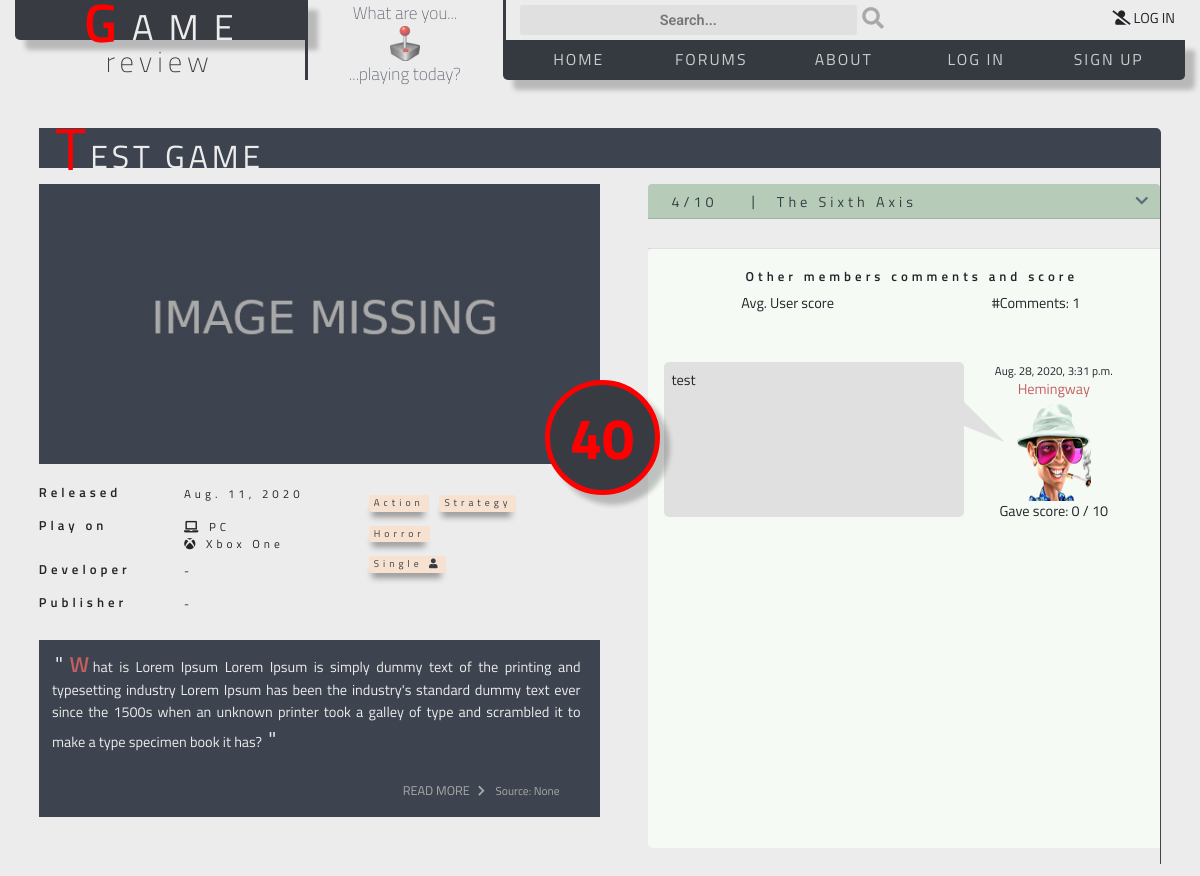
The app's page /game_details/3, older data.
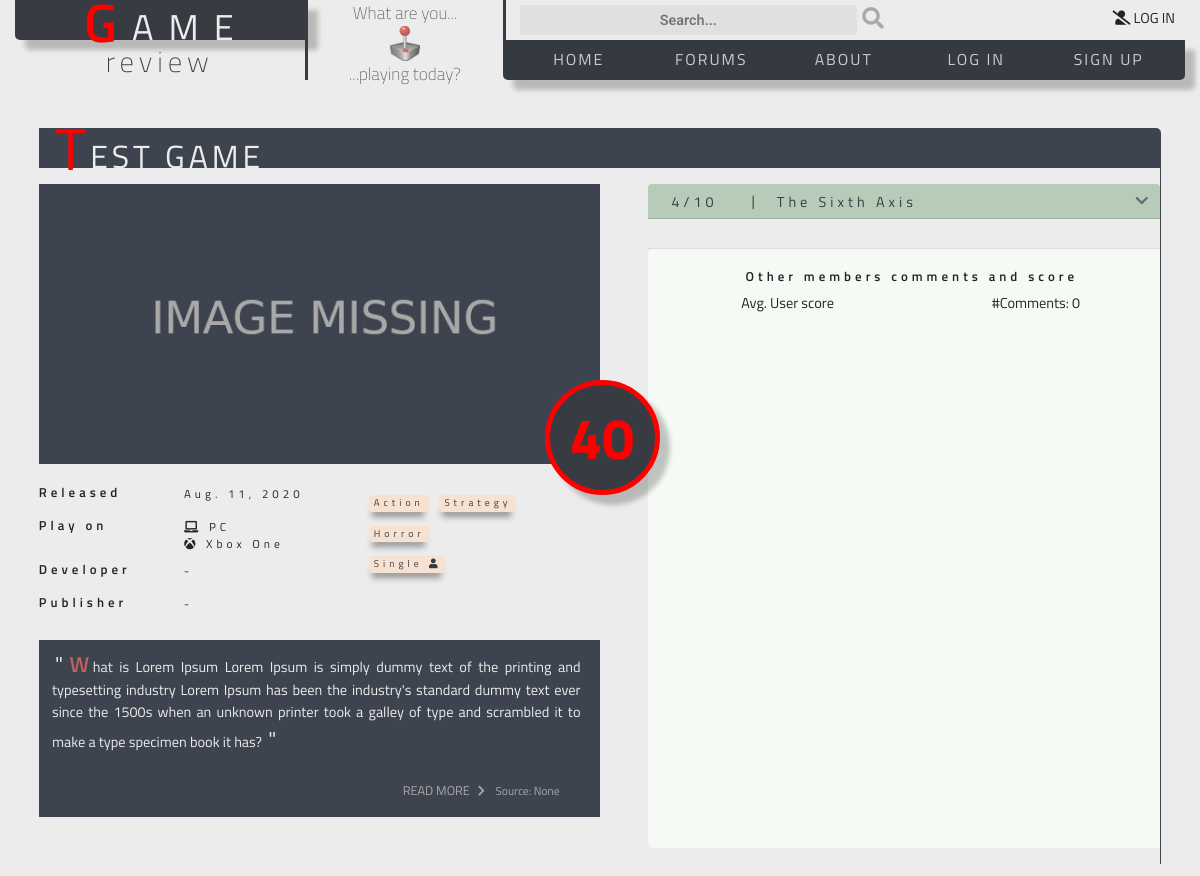
The same page, newer data.
### games/models.py (models this page shows, shortened)
class Game(models.Model):
    title = models.CharField(
        max_length=40)
    thumb_img = models.ImageField(
        upload_to='games/thumb_images/',
        max_length=255, null=True, blank=True)
    large_cover_img = models.ImageField(
        upload_to='games/cover_images/',
        max_length=255, null=True, blank=True)
    in_game_img = models.ImageField(
        upload_to='games/ingame_images/',
        max_length=255, null=True, blank=True)
    release_date = models.DateField(
        null=True, blank=True)
    description = models.TextField(
        max_length=5000, null=True, blank=True)
    description_src = models.CharField(
        max_length=40, null=True, blank=True)
    description_src_url = models.URLField(
        max_length=255, null=True, blank=True)
    developer = models.ForeignKey(
        Developer,
        null=True, blank=True,
        on_delete=models.SET_NULL)
    publisher = models.ForeignKey(
        Publisher,
        null=True, blank=True,
        on_delete=models.SET_NULL)
    pegi = models.ForeignKey(
        Pegi,
        null=True, blank=True,
        on_delete=models.SET_NULL)
    avg_score = models.DecimalField(
        max_digits=4, decimal_places=2, null=True, blank=True)
    platforms = models.ManyToManyField(Platform, blank=True)
    genre_tags = models.ManyToManyField(GenreTag, blank=True)
    theme_tags = models.ManyToManyField(ThemeTag, blank=True)
    misc_tags = models.ManyToManyField(MiscTag, blank=True)
    stores = models.ManyToManyField(Store, blank=True)

class GenreTag(models.Model):
    long_name = models.CharField(max_length=40)
    short_name = models.CharField(max_length=40, null=True, blank=True)
    show_name = models.BooleanField(default=True)
    icon = models.CharField(max_length=50, null=True, blank=True)
    show_icon = models.BooleanField(default=False)
    tag_category = models.CharField(max_length=40, default='genre')

class ThemeTag(models.Model):
    long_name = models.CharField(max_length=40)
    short_name = models.CharField(max_length=40, null=True, blank=True)
    show_name = models.BooleanField(default=True)
    icon = models.CharField(max_length=50, null=True, blank=True)
    show_icon = models.BooleanField(default=False)
    tag_category = models.CharField(max_length=40, default='theme')

class MiscTag(models.Model):
    long_name = models.CharField(max_length=40)
    short_name = models.CharField(max_length=40, null=True, blank=True)
    show_name = models.BooleanField(default=True)
    icon = models.CharField(max_length=50, null=True, blank=True)
    show_icon = models.BooleanField(default=False)
    tag_category = models.CharField(max_length=40, default='misc')
    tag_sub_category = models.CharField(max_length=40, null=True, blank=True)

class Platform(models.Model):
    long_name = models.CharField(max_length=40)
    short_name = models.CharField(max_length=10)
    icon = models.CharField(max_length=50, null=True, blank=True)
    show_icon = models.BooleanField(default=True)
    img = models.ImageField(
        upload_to='platforms/platform_images/', max_length=255, null=True, blank=True)
    show_img = models.BooleanField(default=False)

### reviews/models.py (models this page shows, shortened)
class Review(models.Model):
    game = models.ForeignKey(
        Game,
        on_delete=models.SET_NULL,
        null=True,
        blank=True)
    review_site = models.ForeignKey(
        ReviewSite,
        on_delete=models.SET_NULL,
        null=True,
        blank=True)
    author = models.CharField(max_length=50, null=True, blank=True)
    review_date = models.DateField(null=True, blank=True)
    review_url = models.URLField(max_length=255, null=True, blank=True)
    score = models.DecimalField(
        max_digits=4, decimal_places=2, null=True, blank=True)
    max_score = models.DecimalField(
        max_digits=4, decimal_places=1, null=True, blank=True)
    short_quote = models.TextField(
        max_length=500, null=True, blank=True)
    long_quote = models.TextField(
        max_length=10000, null=True, blank=True)
    image = models.ImageField(
        upload_to='reviews/review_images/',
        max_length=255, null=True, blank=True)
    show_logo_img = models.BooleanField(default=False)

class ReviewSite(models.Model):
    site_name = models.CharField(max_length=50)
    site_short_name = models.CharField(max_length=50)
    site_url = models.URLField(max_length=255, null=True, blank=True)
    site_url_name = models.CharField(max_length=50, null=True, blank=True)
    logo_img = models.ImageField(
        upload_to='review_sites/logo_images/',
        max_length=255, null=True, blank=True)
    show_logo_img = models.BooleanField(default=False)
    logo_icon = models.CharField(max_length=50, null=True, blank=True)
    show_logo_icon = models.BooleanField(default=False)
    max_score = models.IntegerField(null=True, blank=True)

### users/models.py (models this page shows, shortened)
class UserCommentsScore(models.Model):
    user = models.ForeignKey(
        User,
        null=True, blank=True,
        on_delete=models.CASCADE)
    game = models.ForeignKey(
        Game,
        null=True, blank=True,
        on_delete=models.CASCADE)
    comment = models.TextField(
        max_length=300,
        default='',
        null=False,
        blank=False)
    user_score = models.IntegerField(
        default=0,
        validators=[MinValueValidator(0), MaxValueValidator(10)],
    )
    created = models.DateTimeField(auto_now_add=True)
    updated = models.DateTimeField(auto_now=True)

class UserProfile(models.Model):
    user = models.OneToOneField(User, on_delete=models.CASCADE)
    is_premium = models.BooleanField(default=False)
    chat_alias = models.CharField(max_length=30, null=True, blank=True)
    avatar = models.ForeignKey(
        UserAvatar,
        null=True, blank=True,
        on_delete=models.SET_NULL)
    image = models.ImageField(
        upload_to='users/user_images/',
        max_length=255, null=True, blank=True)

class UserAvatar(models.Model):
    image = models.ImageField(
        upload_to='users/user_avatars/',
        max_length=255, null=True, blank=True)
    description = models.CharField(max_length=30, null=True, blank=True)

### games/views.py (the view, shortened to what this page needs)
def game_details_view(request, game_id):
    gameid = game_id
    print(gameid)
    if gameid != 'none':
        game = Game.objects.filter(id=gameid)
        all_user_comment_scores = UserCommentsScore.objects.filter(
            game__id=gameid).order_by('-updated')
        context = {
            'this_game': game,
            'all_user_comment_scores': all_user_comment_scores,
        }
        return render(request, "game_details.html", context)
    return redirect(game_list_view)

### games/templates/game_details.html (shortened to what the changed rows need)
{% extends 'base.html' %}
{% load static %}
{% block main_content %}
{% for game in this_game  %}
<div class="row no-gutters mx-auto mt-5 px-3 game-details-title">
		<div class="title-wrapper">
			<span class="game-title-initial-cap">{{ game.title|slice:"1" }}</span>{{game.title|slice:"1:"}}
		</div>
</div>
<div class="row no-gutters game-details-content-container">
	<div class="col-12 col-md-6 m-0 p-0">
		<div class="d-flex flex-column mt-3 ml-0 w-100 h-100">
			<div class="game-img-large-container">
				{% if  game.large_cover_img %}
					<img class="img-fluid" src="{{ MEDIA_URL }}{{ game.large_cover_img }}" alt="{{ game.title }} - Cover image">
				{% else %}
					<img src="{% static "img/img_placeholder_600x300.jpg"%}" alt="Empty placeholder - Game cover image is missing">
				{% endif %}
			</div>
			<div class="mt-3 relative-container">
				<div class="score-wrapper score-details">
					<div class="score shadow-bottom-right">
						<span class="score-text score-text-digits">{{ game.avg_score.normalize }}</span>
					</div>
				</div>
				<table class="table table-sm table-borderless details-table">
					<tr>
						<td>
							<h6>Released</h6>
						</td>
						<td class="details-info-text">
							{{ game.release_date }}
						</td>
						<td rowspan="7" class="details-info-text justify-content-right">
							<div class="my-2">
								{% for tag in game.genre_tags.all %}
								<a 	href="#"
									data-toggle="tooltip"
									data-placement="top"
									title="{{ tag.long_name }}">
									<div class="mr-1 mb-1 shadow-faint-small tag tag-genre details-tag">
										{% if tag.show_name %}
											{{ tag.short_name }}
										{% endif %}
									</div>
								</a>
								{% endfor %}
							</div>
							<div class="my-2">
								{% for tag in game.theme_tags.all %}
								<a 	href="#"
									data-toggle="tooltip"
									data-placement="top"
									title="{{ tag.long_name }}">
									<div class="mr-1 mb-1 text-right shadow-faint-small tag tag-theme details-tag ">
										{% if tag.show_name %}
											{{ tag.short_name }}
										{% endif %}
									</div>
								</a>
								{% endfor %}
							</div>
							<div class="my-2">
								{% for tag in game.misc_tags.all %}
									{% if tag.tag_sub_category != 'pegi' %}
								<a 	href="#"
								data-toggle="tooltip"
								data-placement="top"
								title="{{ tag.long_name }}">
									<div class="mr-1 mb-1 shadow-faint-small tag tag-misc details-tag ">
										{% if tag.show_name %}
											{{ tag.short_name }}
										{% endif %}
										{% if tag.show_icon %}
											{{ tag.icon | safe }}
										{% endif %}
									</div>
								</a>
									{% endif %}
								{% endfor %}
							</div>
						</td>
					</tr>
					<tr>
						<td>
							<h6>Play on</h6>
						</td>
						<td class="details-info-text">
						{% for platform in game.platforms.all %}
							{% if platform.show_icon %}
								{{ platform.icon | safe }}
							{% elif platform.show_img %}
								<img class="platform-icon-image" src="{{ platform.img.url }}" alt="">
							{% endif %}
								{{ platform.long_name}}
							<br>
						{% endfor %}
						</td>
					</tr>
					<tr>
						<td>
							<h6>Developer</h6>
						</td>
						<td class="details-info-text">
							{% if game.developer %}
								{% if game.developer.web_url %}
									<a href="{{ game.developer.web_url }}" target="_blank">{{ game.developer.long_name }}</a>
								{% else %}
									{{ game.developer.long_name }}</a>
								{% endif %}
							{% else %}
								-
							{% endif %}
						</td>
					</tr>
					<tr>
						<td>
							<h6>Publisher</h6>
						</td>
						<td class="details-info-text">
							{% if game.publisher %}
								{% if game.publisher.web_url %}
									<a href="{{ game.publisher.web_url }}" target="_blank">{{ game.publisher.long_name }}</a>
								{% else %}
									{{ game.publisher.long_name }}</a>
								{% endif %}
							{% else %}
								-
							{% endif %}
						</td>
					</tr>
				</table>
			</div>
				<div class="details-description-box w-100 text-justify px-3 pt-2 pb-3">
					<span class="descr-quote-sign">"</span>
					<span class="descr-capital">{{ game.description|slice:"1" }}</span>
					<span class="descr-bodytext">{{ game.description|slice:"1:" }}</span>
					<span class="descr-quote-sign">"</span>
					<div class="text-right mt-4">
						<span class="details-descr-source px-4 py-2 hover-me">
							<a href="{{ game.description_src_url }}" target="_blank"><span class="text-medeium-large ">READ MORE</span><i class="fas fa-chevron-right px-2"></i> Source: {{ game.description_src }}</a>
						</span>
					</div>
				</div>
		</div>
	</div>
	<div class="col-12 col-md-6 m-0 p-0">
		<div class="d-flex flex-column mt-3 ml-0 w-100 h-100">
			<div class="ml-0 ml-md-5 mb-3">
				<div class="accordion" id="accordionExample">
					{% for review in game.review_set.all %}
					<div class="card details-review_card">
						<div class="card-header details-review-header hover-me" id="headingOne">
							<button class="btn text-left pb-2" type="button" data-toggle="collapse" data-target="#review_{{review.review_site.id}}" aria-expanded="true" aria-controls="review_{{review.review_site.id}}">
								<span class="float-left">
									<table>
										<tr>
											<td class="details-review-table-score-col">{{ review.score.normalize }}/{{ review.max_score.normalize }}</td>
											<td><span class="mr-3 content-up-1">|</span></td>
											<td>{{ review.review_site.site_short_name }} </td>
										</tr>
									</table>
								</span>
								<span class="float-right text-right">
									<i class="fas fa-chevron-down details-review-icon"></i>
								</span>
							</button>
						</div>
					</div>
					{% endfor %}
				</div>
				<div class="comments-user-score-container mt-3 mt-md-4 pb-5">
					<hr>
					<div class="comments-header text-center ml-3 pt-1 pb-5">
						<h6>Other members comments and score</h6>
						<div class="d-flex flex-row justify-content-between">
							<div class="w-50 text-center">
								Avg. User score
							</div>
							<div class="w-50 text-center">
								#Comments: {{ all_user_comment_scores.count }}
							</div>
						</div>
					</div>
					{% for comment_score in all_user_comment_scores %}
					<div class="d-flex flex-row justify-content-between mb-5 mx-3">
						{% if forloop.counter|divisibleby:2 %}
							<div class="d-flex flex-column text-center comment-box-info mx-auto">
								<div class="txt-small">{{ comment_score.updated}}</div>
								<div class="username-txt">
								{% if comment_score.user.userprofile.chat_alias %}
									{{ comment_score.user.userprofile.chat_alias }}
								{% else %}
									{{ comment_score.user.username }}
								{% endif %}
								</div>
								<div>
									<img 	class="comment-avatar-img"
											src="{{ MEDIA_URL }}{{ comment_score.user.userprofile.avatar.image }}"
											alt="{{ comment_score.user.userprofile.avatar.image }} - user avatar image">
								</div>
								<div>
									Gave score: {{ comment_score.user_score}} / 10
								</div>
							</div>
							<div class="comment-box-comment">
								<div class="comment-bubble p-2">
									<img class="speech-bubble-tail tail-right" src="{% static 'img/speechbubble_tail_right.png'%}" alt="Retro Joystick">
									{{ comment_score.comment}}
								</div>
							</div>
						{% else %}
							<div class="comment-box-comment">
								<div class="comment-bubble p-2">
									<img class="speech-bubble-tail tail-left" src="{% static 'img/speechbubble_tail_left.png'%}" alt="Retro Joystick">
									{{ comment_score.comment}}
								</div>
							</div>
							<div class="d-flex flex-column text-center comment-box-info mx-auto">
								<div class="txt-small">{{ comment_score.updated}}</div>
								<div class="username-txt">
								{% if comment_score.user.userprofile.chat_alias %}
									{{ comment_score.user.userprofile.chat_alias }}
								{% else %}
									{{ comment_score.user.username }}
								{% endif %}
								</div>
								<div>
									<img 	class="img-fluid comment-avatar-img"
											src="{{ MEDIA_URL }}{{ comment_score.user.userprofile.avatar.image }}"
											alt="{{ comment_score.user.userprofile.avatar.image }} - user avatar image">
								</div>
								<div>
									Gave score: {{ comment_score.user_score}} / 10
								</div>
							</div>
						{% endif %}
					</div>
					{% endfor %}
				</div>
			</div>
		</div>
	</div>
</div>
{% endfor %}
{% endblock %}

Row changes from the older to the newer data that the page shows:
removed UserCommentsScore: comment "test", updated "Aug. 28, 2020, 3:31 p.m.", user.userprofile.chat_alias "Hemingway", user.userprofile.avatar.image (picture), user_score "0"
computed for Game "EST GAME": count "1" → "0"
